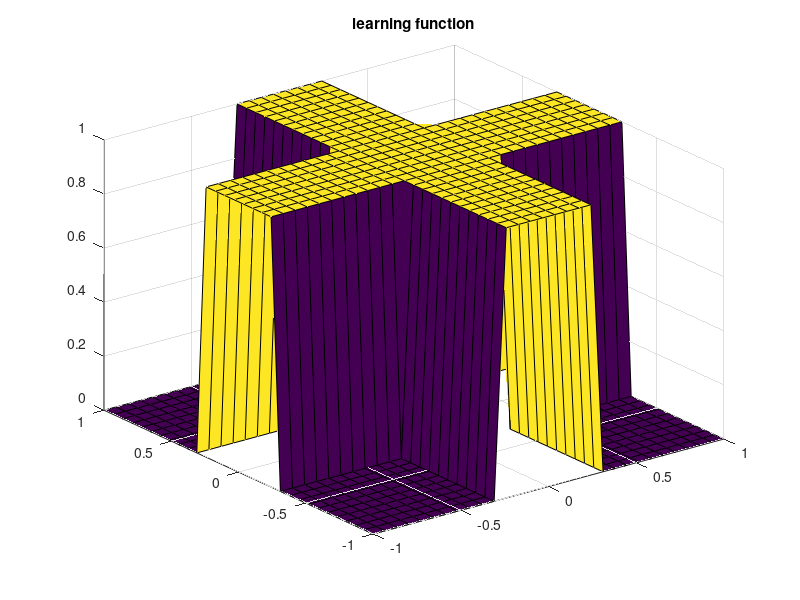

Write MATLAB code to recreate this figure. (Note: this script raises an error after producing the figure.)
clear all;
close all;

load('backprop.mat');

% Surface plot of target function...

figure;
surf(XX,YY, double(reshape(Ytest, 30, 30)));
title('learning function');


eta = 1.0;
numiter = 1000;
numtrials = 10;

e = zeros(numiter+1, numtrials);

w0 = zeros(17,numtrials);
w10 = zeros(17,numtrials);
w100 = zeros(17,numtrials);
w300 = zeros(17,numtrials);
w1000 = zeros(17,numtrials);

figure


for trial = 1:numtrials

    w = randn(17,1);
    
    w0(:,trial) = w;

    for i = 1:numiter
        [dw] = backpropNNFull(w, X, Y);

        [o] = feedforwardNN(w, X);
        e(i, trial) = (o-Y)'*(o-Y);

        new_w = w-dw*eta;

        [o] = feedforwardNN(new_w, X);
        e(i+1, trial) = (o-Y)'*(o-Y);

        if(e(i+1, trial) <= e(i, trial))
            w = new_w;
            eta = eta*1.05;
        else
            eta = eta*0.7;
        end
        
        
        if(i == 10), w10(:,trial) = w; end
        if(i == 100), w100(:,trial) = w; end
        if(i == 300), w300(:,trial) = w; end
        if(i == 1000), w1000(:,trial) = w; end
        
    end
    plot(0:numiter, e);
    hold on;
end

title('evolution of the error function');
xlabel('iteration');
ylabel('error');




[~,besttrial] = min(e(numiter, :)');
[~,worsttrial] = max(e(numiter, :)');


%%%%%%%%%%%%%% best trial

% Now make surface plot of learned function
for i = 1:length(Xtest)
    Otest(i) = feedforwardNN(w0(:, besttrial), Xtest(i,:));
end

figure;
surf(XX,YY, reshape(Otest, 30, 30));
title('learned function, after 0 iterations, best trial');


% Now make surface plot of learned function
for i = 1:length(Xtest)
    Otest(i) = feedforwardNN(w10(:, besttrial), Xtest(i,:));
end

figure;
surf(XX,YY, reshape(Otest, 30, 30));
title('learned function, after 10 iterations, best trial');

% Now make surface plot of learned function
for i = 1:length(Xtest)
    Otest(i) = feedforwardNN(w100(:, besttrial), Xtest(i,:));
end

figure;
surf(XX,YY, reshape(Otest, 30, 30));
title('learned function, after 100 iterations, best trial');

% Now make surface plot of learned function
for i = 1:length(Xtest)
    Otest(i) = feedforwardNN(w300(:, besttrial), Xtest(i,:));
end

figure;
surf(XX,YY, reshape(Otest, 30, 30));
title('learned function, after 300 iterations, best trial');

% Now make surface plot of learned function
for i = 1:length(Xtest)
    Otest(i) = feedforwardNN(w1000(:, besttrial), Xtest(i,:));
end

figure;
surf(XX,YY, reshape(Otest, 30, 30));
title('learned function, after 1000 iterations, best trial');


%%%%%%%%%%%%%%%%%%%% worst trial

% Now make surface plot of learned function
for i = 1:length(Xtest)
    Otest(i) = feedforwardNN(w0(:, worsttrial), Xtest(i,:));
end

figure;
surf(XX,YY, reshape(Otest, 30, 30));
title('learned function, after 0 iterations, worst trial');


% Now make surface plot of learned function
for i = 1:length(Xtest)
    Otest(i) = feedforwardNN(w10(:, worsttrial), Xtest(i,:));
end

figure;
surf(XX,YY, reshape(Otest, 30, 30));
title('learned function, after 10 iterations, worst trial');

% Now make surface plot of learned function
for i = 1:length(Xtest)
    Otest(i) = feedforwardNN(w100(:, worsttrial), Xtest(i,:));
end

figure;
surf(XX,YY, reshape(Otest, 30, 30));
title('learned function, after 100 iterations, worst trial');

% Now make surface plot of learned function
for i = 1:length(Xtest)
    Otest(i) = feedforwardNN(w300(:, worsttrial), Xtest(i,:));
end

figure;
surf(XX,YY, reshape(Otest, 30, 30));
title('learned function, after 300 iterations, worst trial');

% Now make surface plot of learned function
for i = 1:length(Xtest)
    Otest(i) = feedforwardNN(w1000(:, worsttrial), Xtest(i,:));
end

figure;
surf(XX,YY, reshape(Otest, 30, 30));
title('learned function, after 1000 iterations, worst trial');
